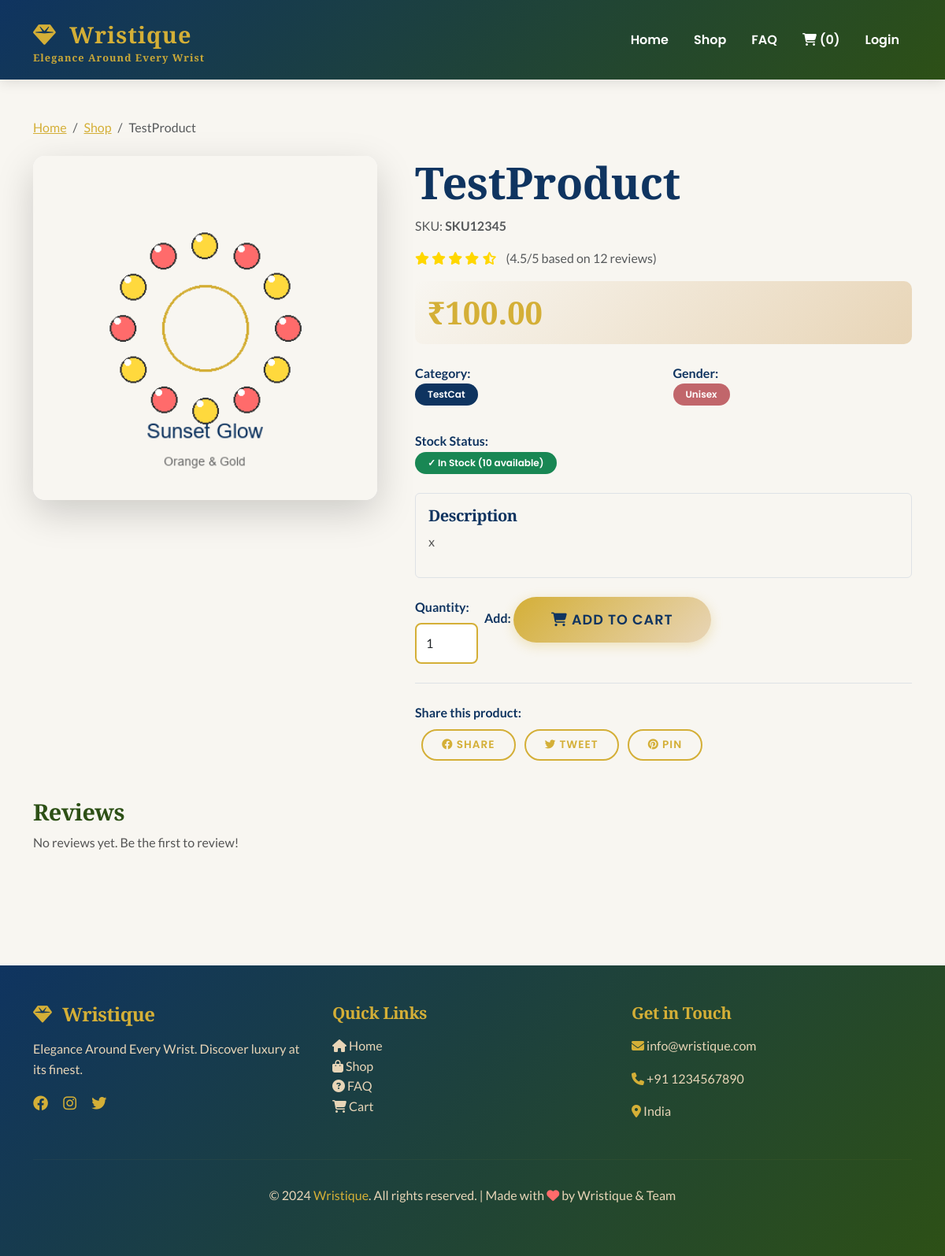
The page /product/test-product/ on the database its author committed.
### store/models.py (models this page shows, shortened)
class Product(models.Model):
    GENDER_CHOICES = [
        ('men', 'Men'),
        ('women', 'Women'),
        ('kids', 'Kids'),
        ('unisex', 'Unisex'),
    ]
    name = models.CharField(max_length=200)
    slug = models.SlugField(max_length=200, unique=True)
    sku = models.CharField(max_length=20, unique=True)
    description = models.TextField()
    category = models.ForeignKey(Category, on_delete=models.CASCADE, related_name='products')
    price = models.DecimalField(max_digits=10, decimal_places=2)
    discount_price = models.DecimalField(max_digits=10, decimal_places=2, blank=True, null=True)
    stock = models.PositiveIntegerField(default=0)
    gender = models.CharField(max_length=10, choices=GENDER_CHOICES, default='unisex')
    is_featured = models.BooleanField(default=False)
    is_new_arrival = models.BooleanField(default=False)
    is_best_seller = models.BooleanField(default=False)
    is_active = models.BooleanField(default=True)
    image = models.ImageField(upload_to='products/', blank=True, null=True)
    images = models.ManyToManyField('ProductImage', blank=True, related_name='product_images')
    created_at = models.DateTimeField(auto_now_add=True)
    updated_at = models.DateTimeField(auto_now=True)
    class Meta:
        ordering = ['-created_at']

class Category(models.Model):
    name = models.CharField(max_length=100, unique=True)
    slug = models.SlugField(max_length=100, unique=True)
    description = models.TextField(blank=True)
    image = models.ImageField(upload_to='categories/', blank=True, null=True)
    is_active = models.BooleanField(default=True)
    created_at = models.DateTimeField(auto_now_add=True)
    class Meta:
        verbose_name_plural = 'Categories'
        ordering = ['name']

### store/views.py (the view)
# urls.py: path('product/<slug:slug>/', views.product_detail, name='product_detail'),
def product_detail(request, slug):
    product = get_object_or_404(Product, slug=slug, is_active=True)
    related = Product.objects.filter(category=product.category, is_active=True).exclude(id=product.id)[:4]
    reviews = product.reviews.filter(is_approved=True)
    context = {
        'product': product,
        'related_products': related,
        'reviews': reviews,
    }
    return render(request, 'store/product_detail.html', context)

### templates/store/product_detail.html (shortened to what this page needs)
{% extends 'store/base.html' %}
{% block content %}
<div class="container py-5">
    <nav aria-label="breadcrumb" class="mb-4">
        <ol class="breadcrumb">
            <li class="breadcrumb-item"><a href="{% url 'store:home' %}" style="color: #D4AF37;">Home</a></li>
            <li class="breadcrumb-item"><a href="{% url 'store:shop' %}" style="color: #D4AF37;">Shop</a></li>
            <li class="breadcrumb-item active">{{ product.name }}</li>
        </ol>
    </nav>
    <div class="row g-5">
        <div class="col-md-5">
            <div class="card border-0 shadow-lg">
                {% if product.image %}
                <img src="{{ product.image.url }}" alt="{{ product.name }}" class="img-fluid rounded" style="width: 100%; object-fit: cover;">
                {% else %}
                <img src="/static/images/sunset_glow.png" alt="{{ product.name }}" class="img-fluid rounded" style="width: 100%; object-fit: cover;">
                {% endif %}
            </div>
        </div>
        <div class="col-md-7">
            <h1 style="color: #0F3460; font-family: 'Playfair Display', serif;">{{ product.name }}</h1>
            <p class="text-muted mb-3">SKU: <strong>{{ product.sku }}</strong></p>
            <div class="mb-3">
                <span style="color: #FFD700;">
                    <i class="fas fa-star"></i>
                    <i class="fas fa-star"></i>
                    <i class="fas fa-star"></i>
                    <i class="fas fa-star"></i>
                    <i class="fas fa-star-half-alt"></i>
                </span>
                <span class="text-muted ms-2">(4.5/5 based on 12 reviews)</span>
            </div>
            <div class="mb-4 p-3" style="background: linear-gradient(135deg, #F8F6F1 0%, #E8D5B7 100%); border-radius: 10px;">
                {% if product.discount_price %}
                <div>
                    <span class="price-current h2" style="font-size: 2.5rem;">₹{{ product.discount_price }}</span>
                    <span class="price-original ms-3 h4">₹{{ product.price }}</span>
                    <span class="discount-badge ms-3">-{{ product.get_discount }}% OFF</span>
                </div>
                {% else %}
                <span class="price-current h2" style="font-size: 2.5rem;">₹{{ product.price }}</span>
                {% endif %}
            </div>
            <div class="mb-4">
                <div class="row mb-3">
                    <div class="col-6">
                        <strong style="color: #0F3460;">Category:</strong>
                        <p><span class="badge bg-sapphire">{{ product.category.name }}</span></p>
                    </div>
                    <div class="col-6">
                        <strong style="color: #0F3460;">Gender:</strong>
                        <p><span class="badge bg-rose">{{ product.gender|title }}</span></p>
                    </div>
                </div>
                <div>
                    <strong style="color: #0F3460;">Stock Status:</strong>
                    <p>
                        {% if product.stock > 0 %}
                        <span class="badge bg-success">✓ In Stock ({{ product.stock }} available)</span>
                        {% else %}
                        <span class="badge bg-danger">✗ Out of Stock</span>
                        {% endif %}
                    </p>
                </div>
            </div>
            <div class="mb-4 p-3 border rounded" style="background: #F8F6F1;">
                <h5 style="color: #0F3460;">Description</h5>
                <p style="color: #555;">{{ product.description }}</p>
            </div>
            {% if product.stock > 0 %}
            <form method="POST" action="{% url 'store:add_to_cart' product.id %}" class="mb-4">
                <div class="row g-2">
                    <div class="col-auto">
                        <label class="form-label fw-bold" style="color: #0F3460;">Quantity:</label>
                        <input type="number" name="quantity" value="1" min="1" max="{{ product.stock }}" class="form-control" style="width: 80px; border: 2px solid #D4AF37;">
                    </div>
                    <div class="col-auto">
                        <label class="form-label fw-bold" style="color: #0F3460;">Add:</label>
                        <button type="submit" class="btn btn-primary btn-lg">
                            <i class="fas fa-shopping-cart"></i> Add to Cart
                        </button>
                    </div>
                </div>
            </form>
            {% else %}
            <button class="btn btn-secondary btn-lg" disabled>
                <i class="fas fa-ban"></i> Out of Stock
            </button>
            {% endif %}
            <div class="mt-4 pt-4 border-top">
                <strong style="color: #0F3460;">Share this product:</strong>
                <div class="mt-2">
                    <a href="#" class="btn btn-sm btn-outline-primary ms-2"><i class="fab fa-facebook"></i> Share</a>
                    <a href="#" class="btn btn-sm btn-outline-primary ms-2"><i class="fab fa-twitter"></i> Tweet</a>
                    <a href="#" class="btn btn-sm btn-outline-primary ms-2"><i class="fab fa-pinterest"></i> Pin</a>
                </div>
            </div>
        </div>
    </div>
    <div class="mt-5">
        <h3>Reviews</h3>
        {% for review in reviews %}
        <div class="card mb-3">
            <div class="card-body">
                <div class="d-flex justify-content-between">
                    <strong>{{ review.user.username }}</strong>
                    <span class="text-warning">
                        {% for i in "12345" %}
                            {% if forloop.counter <= review.rating %}<i class="fas fa-star"></i>{% else %}<i class="far fa-star"></i>{% endif %}
                        {% endfor %}
                    </span>
                </div>
                <h5>{{ review.title }}</h5>
                <p>{{ review.review }}</p>
            </div>
        </div>
        {% empty %}
        <p>No reviews yet. Be the first to review!</p>
        {% endfor %}
    </div>
</div>
{% endblock %}

### static/css/style.css (style rules this page uses)
:root { --primary-gold: #D4AF37; --primary-emerald: #2D5016; --primary-sapphire: #0F3460; --primary-rose: #C1666B; --secondary-gold: #E8D5B7; --light-bg: #F8F6F1; --dark-bg: #1A1A1A; --accent-coral: #FF6B6B; --accent-teal: #4ECDC4; }
* { margin: 0; padding: 0; box-sizing: border-box; }
html, body { height: 100%; }
body { font-family: 'Lato', sans-serif; background-color: var(--light-bg); color: #333; line-height: 1.6; }
h1, h2, h3, h4, h5 { font-family: 'Playfair Display', serif; font-weight: 700; letter-spacing: -0.5px; }
h1 { font-size: 3.5rem; color: var(--primary-sapphire); }
h3 { font-size: 1.8rem; color: var(--primary-emerald); }
p { font-family: 'Lato', sans-serif; font-size: 1rem; color: #555; }
.btn { font-family: 'Poppins', sans-serif; font-weight: 600; border-radius: 50px; padding: 0.75rem 2rem; transition: all 0.3s ease; text-transform: uppercase; letter-spacing: 1px; }
.btn-primary { background: linear-gradient(135deg, var(--primary-gold) 0%, #E8D5B7 100%); border: none; color: var(--primary-sapphire) !important; box-shadow: 0 4px 15px rgba(212, 175, 55, 0.3); }
.btn-outline-primary { border: 2px solid var(--primary-gold); color: var(--primary-gold) !important; }
.btn-sm { padding: 0.5rem 1.5rem; font-size: 0.85rem; }
.btn-lg { padding: 1rem 3rem; font-size: 1.1rem; }
.card { border: none; border-radius: 15px; overflow: hidden; box-shadow: 0 5px 20px rgba(0,0,0,0.1); transition: all 0.4s cubic-bezier(0.23, 1, 0.320, 1); background: white; position: relative; }
.card::before { content: ''; position: absolute; top: 0; left: -100%; width: 100%; height: 100%; background: linear-gradient(90deg, transparent, rgba(255,255,255,0.2), transparent); transition: left 0.5s ease; }
.badge { font-family: 'Poppins', sans-serif; padding: 0.5rem 1rem; border-radius: 20px; font-weight: 600; font-size: 0.75rem; }
.bg-sapphire { background-color: var(--primary-sapphire) !important; }
.bg-rose { background-color: var(--primary-rose) !important; }
.price-current { font-family: 'Playfair Display', serif; font-size: 1.5rem; font-weight: 700; color: var(--primary-gold); }
.form-control, .form-select { border: 2px solid #e9ecef; border-radius: 8px; padding: 0.75rem; font-family: 'Lato', sans-serif; transition: all 0.3s ease; }
.form-label { font-weight: 600; color: var(--primary-sapphire); margin-bottom: 0.5rem; }

### rows shown on the page
Product: name "TestProduct", sku "SKU12345", price "100.00", category.name "TestCat", gender "Unisex", stock "10", description "x"
